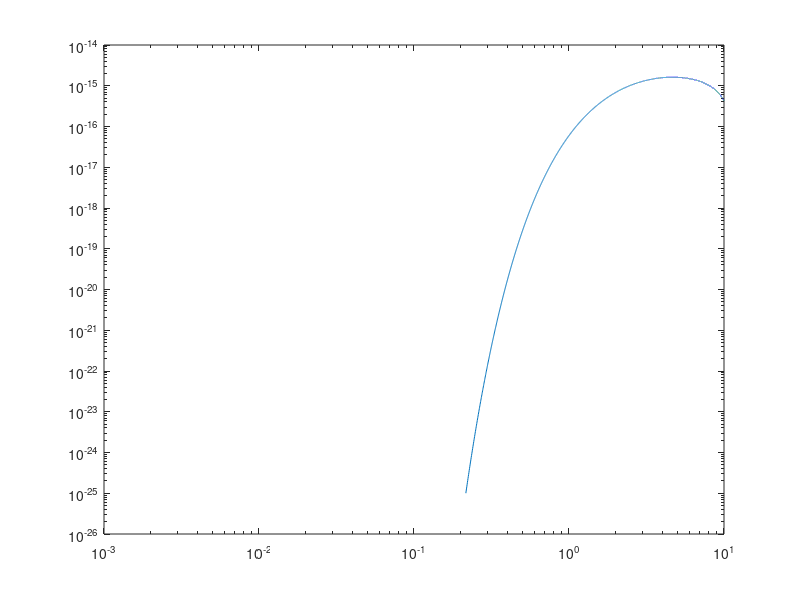

The MATLAB source for this figure:
i=1;
zi=1;
zj=1;
m1=1.007276466879;      % incoming masses, proton
m2=2.01410178;          % incoming masses, deuterium
mu=m1*m2/(m1+m2);        % reduced mass
K=8.6173303e-2;
b=0.9898*zi*zj*mu^0.5;   % factors of reaction rate/ equation (3)
s0=-0.1857;                 % E to be entered in MeV
s1=8.675;
s2=1.922;
s3=-2.197;
c=(3*10^10)*10^-24;
mcs=0.5;
mcs2=931.5*mu;
q=zeros(10000,1);

fileID = fopen('f20.txt','w');

for T=.001:.001:10
    u=exp(-mcs/(K*T))*(c/(K*T))*(1/mcs)^2*(1/besselk(2,(mcs/(K*T))));
    g=@(E) sqrt(2*E./mcs2).*(1./E).*(1-(mcs./(E+mcs)).^2).^0.5;
    ex=@(E) exp(-(E./(K*T))-(b./sqrt(E)));
    S=@(E) (s0+s1*E+s2*E.^2+s3*E.^3);
    fun=@(E)u.*g(E).*ex(E).*S(E);
    q(i) = integral(fun,mcs,Inf);
    if(q(i)<1.0e-25||isnan(q(i)))
        q(i)=0.0;
    end
    fprintf(fileID,'%f %f\n',T, q(i));
    i=i+1;
end
fclose(fileID);
j=linspace(.001,10,10000);
loglog(j,q);